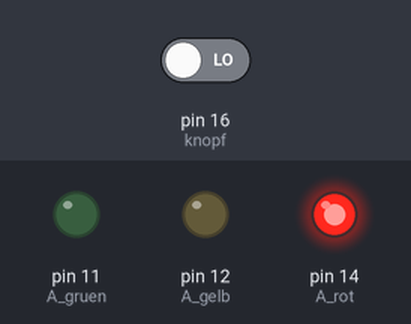
Simulated run of this sketch. Board: Arduino Uno, built with avr-gcc and run on an emulated ATmega328P. Parts: output pins drawn as LEDs (lit = HIGH). The test bench sets the inputs (shaded band); at power-on: pin 16 (knopf) LOW.

Above: at 16.8 s.
16.9 s: pin 16 (knopf) driven HIGH
At 20.5 s:
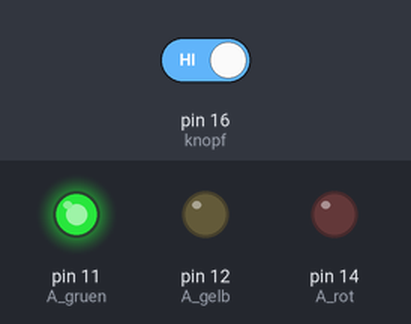
27.3 s: pin 16 (knopf) driven LOW
At 29.6 s:
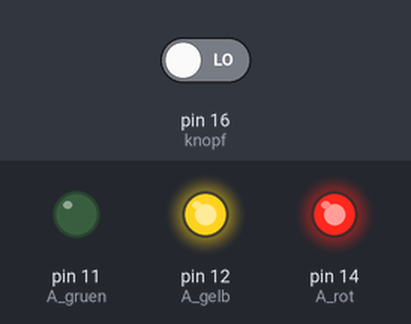
Timing chart, 0 to 41.3 s (numbered marks = the images above; inputs shaded):
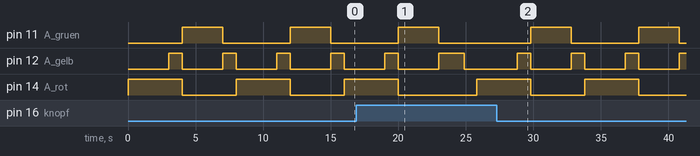

Measured:
- by itself, pin 11 (A_gruen): alternates HIGH for 3.0 s and LOW for 5.0 s
- by itself, pin 12 (A_gelb): alternates HIGH for 1.0 s and LOW for 3.0 s
- by itself, pin 14 (A_rot): alternates HIGH for 4.0 s and LOW for 4.0 s

The sketch:

DerNachtmodus.ino
```cpp
// =====================================================================
// Der Nachtmodus
// Ein Druck schaltet in den Nachtmodus (nur Gelb blinkt), der naechste zurueck.
// =====================================================================

int A_rot = 14;  int A_gelb = 12;  int A_gruen = 11;
int knopf = 16;   // ein freier Pin: D16

bool nacht = false;   // false = normal, true = Nacht

void ampelA_rot() {
  digitalWrite(A_rot,   HIGH);
  digitalWrite(A_gelb,  LOW);
  digitalWrite(A_gruen, LOW);
}
void ampelA_rotGelb() {
  digitalWrite(A_rot,   HIGH);
  digitalWrite(A_gelb,  HIGH);
  digitalWrite(A_gruen, LOW);
}
void ampelA_gruen() {
  digitalWrite(A_rot,   LOW);
  digitalWrite(A_gelb,  LOW);
  digitalWrite(A_gruen, HIGH);
}
void ampelA_gelb() {
  digitalWrite(A_rot,   LOW);
  digitalWrite(A_gelb,  HIGH);
  digitalWrite(A_gruen, LOW);
}
void ampelA_aus() {
  digitalWrite(A_rot,   LOW);
  digitalWrite(A_gelb,  LOW);
  digitalWrite(A_gruen, LOW);
}

void setup() {
  pinMode(A_rot,   OUTPUT);
  pinMode(A_gelb,  OUTPUT);
  pinMode(A_gruen, OUTPUT);

  pinMode(knopf, INPUT);
}

void loop() {
  if (digitalRead(knopf) == HIGH) {
    nacht = !nacht;
    delay(300);  // Ein Druck soll nur einmal umschalten.
  }

  if (nacht == true) {
    // ---- Nachtmodus: nur Gelb blinkt ----
    ampelA_gelb();
    delay(600);
    ampelA_aus();
    delay(600);

  } else {
    // ---- normaler Betrieb ----
    ampelA_rot();
    delay(3000);
    ampelA_rotGelb();
    delay(1000);
    ampelA_gruen();
    delay(3000);
    ampelA_gelb();
    delay(1000);
  }
}
```
